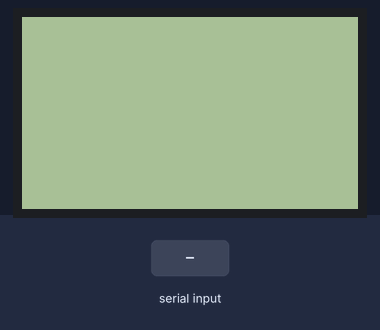
This sketch was run on a simulated Arduino Mega 2560, built with avr-gcc and run on an emulated ATmega2560. Shown: 84×48 one-colour display. Inputs (shaded band) come from the test bench.

Above: at 1.2 s.
1.3 s: "," received over the second serial link
At 2.6 s:
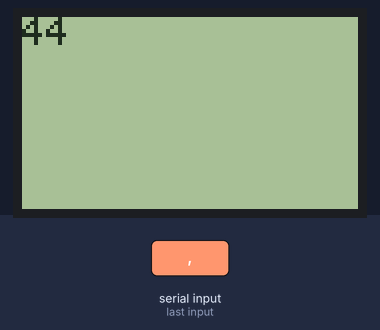
2.9 s: "90,45,200\n" received over the second serial link
At 4.0 s:
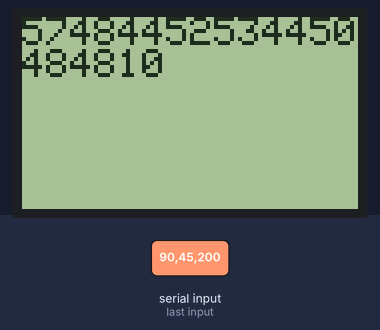
Timing chart, 0 to 5.9 s (numbered marks = the images above; inputs shaded):
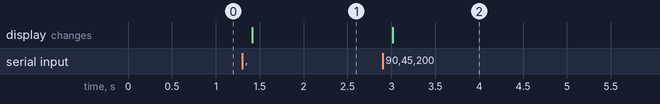

The sketch:

arduino_project.ino
```cpp
#include <SPI.h>
#include <Adafruit_GFX.h>
#include <Adafruit_PCD8544.h>

Adafruit_PCD8544 display = Adafruit_PCD8544(3, 4, 5, 7, 6);

void setup()
{
  display.begin();
  display.setContrast(55);
  display.clearDisplay();
  Serial.begin(115200);
  Serial1.begin(115200);
}

void loop()
{
  if (Serial1.available())
  {
    display.clearDisplay();
    display.setTextSize(1);
    display.setTextColor(BLACK);
    display.setCursor(0,0);
    delay(100);
    while(Serial1.available() > 0)
    {
      display.print(Serial1.read());
    }
    display.display();
  }
}
```

gsm_a6.h
```cpp
#ifndef GSMSim_h
#define GSMSim_h
#include <SoftwareSerial.h>
#include "Arduino.h"

// DEFAULT PIN DEFINATIONS IN HERE
#define DEFAULT_RX_PIN 7
#define DEFAULT_TX_PIN 8
#define DEFAULT_RST_PIN 2

#define DEFAULT_LED_FLAG true
#define DEFAULT_LED_PIN 13

#define DEFAULT_BAUD_RATE 115200
#define BUFFER_RESERVE_MEMORY	255
#define TIME_OUT_READ_SERIAL	5000


// PIN (PERSONAL IDENTIFICATION NUMBER) STATUS
#define PIN_READY 0
#define SIM_PIN 1
#define SIM_PUK 2
#define PH_SIM_PIN 3
#define PH_SIM_PUK 4
#define SIM_PIN2 5
#define SIM_PUK2 6
#define PIN_STATUS_UNKNOWN 7

// CALL STATUS
#define READY 0
#define UNKNOWN 2
#define RINGING 3
#define IN_CALL 4
#define NOT_READ 99


// CLASS BEGIN IN HERE
class GSMSim : public SoftwareSerial
{
	private:
		uint32_t _baud;
		uint8_t _timeout;
		String _buffer;
		String _readSerial();
		String _readSerial(uint32_t timeout);

	public:

		uint8_t	RX_PIN;
		uint8_t TX_PIN;
		uint8_t RESET_PIN;
		uint8_t LED_PIN;
		bool	LED_FLAG;
		uint32_t BAUDRATE;


		GSMSim(void);
		GSMSim(uint8_t rx, uint8_t tx);
		GSMSim(uint8_t rx, uint8_t tx, uint8_t rst);
		GSMSim(uint8_t rx, uint8_t tx, uint8_t rst, uint8_t led);
		GSMSim(uint8_t rx, uint8_t tx, uint8_t rst, uint8_t led, bool ledflag);

		// Başlatıcı Fonksiyon
		void start();
		void start(uint32_t baud);
		// Reset Fonksiyonu
		void reset();

		// Kontrol Metotları

		// Telefon Fonksiyonunu ayarlar
		bool setPhoneFunc(uint8_t level);
		// Sinyal kalitesi
		uint8_t signalQuality();
		// Operatöre bağlı mı?
		bool isRegistered();
		// Sim kart takılımı
		bool isSimInserted();
		// pin durumu
		uint8_t pinStatus();
		// operatör adı
		String operatorName();
		// sim karttaki operatör adı
		String operatorNameFromSim();
		// telefon durumu
		uint8_t phoneStatus();
		// echo kapalı
		bool echoOff();
		// echo açıkı
		bool echoOn();
		// modül üreticisi
		String moduleManufacturer();
		// modül modeli
		String moduleModel();
		// modül revizyon
		String moduleRevision();
		// modül imei
		String moduleIMEI();
		// modül imei değiştirme
		bool moduleIMEIChange(char* imeino);
		// modül sim no
		String moduleIMSI();
		// modül sim operatör no
		String moduleICCID();
		// zil volümü
		uint8_t ringerVolume();
		// zil seviyesini ayarlar
		bool setRingerVolume(uint8_t level);
		// speaker düzeyi
		uint8_t speakerVolume();
		// speaker düzeyini ayarla
		bool setSpeakerVolume(uint8_t level);
		// debug modu - verbose mode
		String moduleDebug();


		// Arama Fonksiyonları
		// arama yapar
		bool call(char* phone_number);
		// arama cevaplar
		bool callAnswer();
		// aramayı sonlandırır
		bool callHangoff();
		// arama durumu
		uint8_t callStatus();
		// COLP u aktif veya pasif yapar
		bool callSetCOLP(bool active);
		// COLP aktif mi?
		bool callIsCOLPActive();
		// Arayanı söyleme aktif mi değil mi?
		bool callActivateListCurrent(bool active);
		// şimdi arayanı söyle
		String callReadCurrentCall(String serialRaw);


		// SMS Fonksiyonları
		// sms i text yada pdu moda döndürür
		bool smsTextMode(bool textModeON);
		// sms gönderir
		bool smsSend(char* number, char* message);
		// okunmamış mesaj listesi
		String smsListUnread();
		// indexi verilen mesajı oku
		String smsRead(uint8_t index);
		// indexi verilen mesajı oku
		String smsRead(uint8_t index, bool markRead);
		// serialden direk mesajı oku -> serialden gelen veri verilmeli
		String smsReadFromSerial(String serialRaw);
		// serialden gelen sms bilgisinin indexini ver
		uint8_t smsIndexFromSerial(String serialRaw);
		// mesaj merkezini öğren
		String smsReadMessageCenter();
		// mesaj merkezini değiştir
		bool smsChangeMessageCenter(char* messageCenter);
		// mesajı sil
		bool smsDeleteOne(uint8_t index);
		// tüm okunmuşları sil
		bool smsDeleteAllRead();
		// tüm mesajları sil
		bool smsDeleteAll();


		// DTMF Fonksiyonları
		// DTMF yi ayarlar
		bool dtmfSet(bool active, uint8_t interval, bool reportTime, bool soundDetect);
		// DTMF yi serialden okur!
		String dtmfRead(String serialRaw);


		// USSD Kodları
		// USSD kodu gönderir
		bool ussdSend(char* code);
		// Raw datadan cevabı okur!
		String ussdRead(String serialRaw);


};

#endif
```

Source omitted: gsm_a6.cpp (19470 bytes)

Measured:
- after the input at 1.3 s, the display: changes after 0.11 s (image 1)
- after the input at 2.9 s, the display: changes after 0.12 s (image 2)
